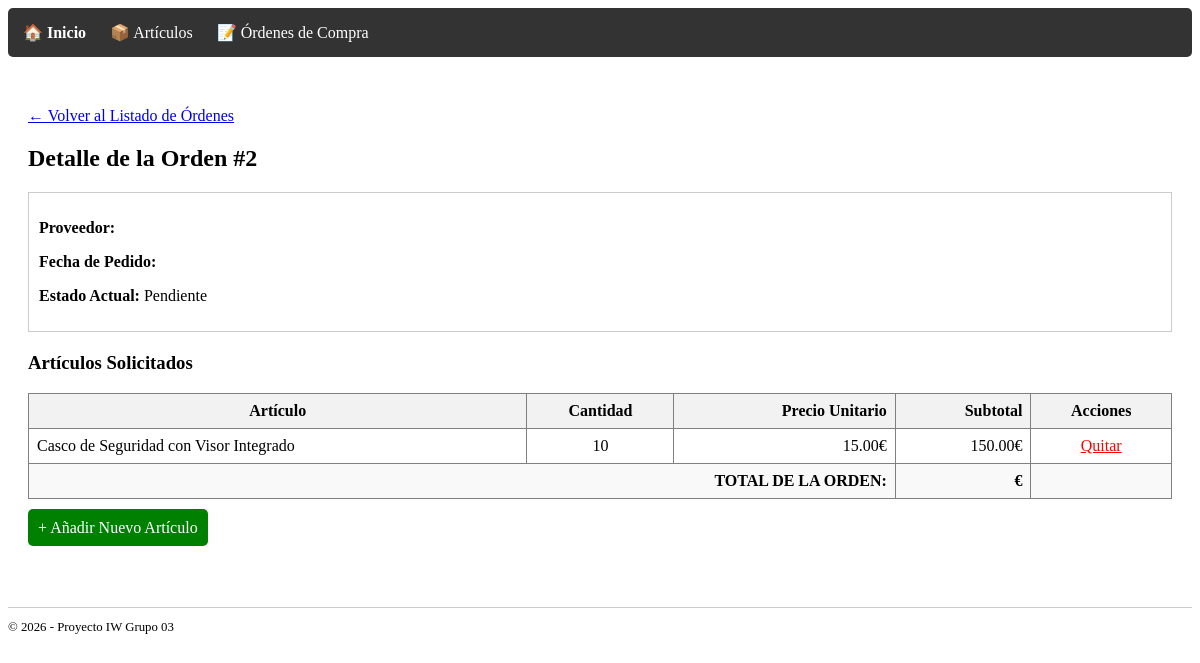
Before: /ordenes/2/ with the older database file.
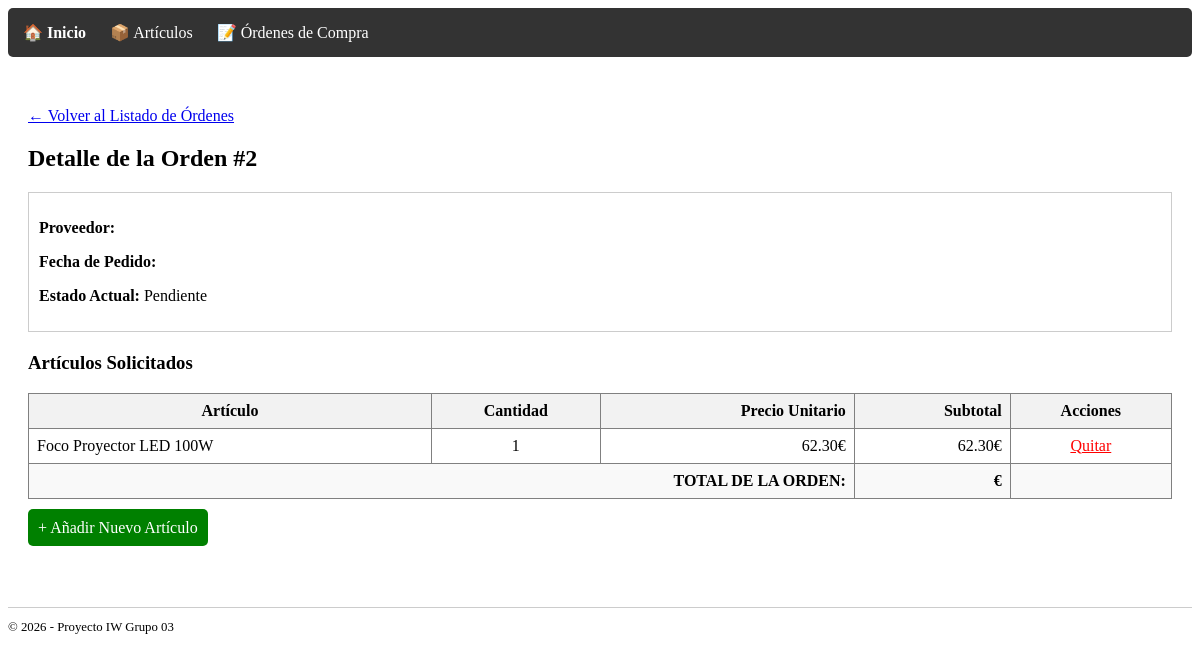
After: the same page with the newer database file.
### compras/models.py (models this page shows, shortened)
class DetalleOrden(models.Model):
    orden = models.ForeignKey(OrdenCompra, on_delete=models.CASCADE, related_name='detalles')
    articulo = models.ForeignKey(Articulo, on_delete=models.CASCADE)
    cantidad = models.PositiveIntegerField(default=1)
    precio_unitario_historico = models.DecimalField(max_digits=10, decimal_places=2)
    def subtotal(self):
        return self.cantidad * self.precio_unitario_historico

class Articulo(models.Model):
    codigo = models.CharField(max_length=20, unique=True)
    nombre = models.CharField(max_length=150)
    descripcion = models.TextField()
    categoria = models.CharField(max_length=100)
    precio_estimado = models.DecimalField(max_digits=10, decimal_places=2)

### compras/views.py (the view)
# urls.py: path('ordenes/<int:orden_id>/', views.detalle_orden, name='detalle_orden'),
def detalle_orden(request, orden_id):
    orden = get_object_or_404(OrdenCompra, pk=orden_id)
    return render(request, 'compras/detalle_orden.html', {'orden': orden})

### compras/templates/compras/detalle_orden.html (shortened to what this page needs)
{% extends 'compras/base.html' %}
{% block content %}
<div style="margin-bottom: 20px;">
    <a href="{% url 'compras:listado_ordenes' %}">← Volver al Listado de Órdenes</a>
</div>
<h2>Detalle de la Orden #{{ orden.pk }}</h2>
<div style="border: 1px solid #ccc; padding: 10px; margin-bottom: 20px;">
    <p><strong>Proveedor:</strong> {{ orden.proveedor.nombre }}</p>
    <p><strong>Fecha de Pedido:</strong> {{ orden.fecha_pedido|date:"d/m/Y" }}</p>
    <p><strong>Estado Actual:</strong> {{ orden.get_estado_display }}</p>
</div>
<h3>Artículos Solicitados</h3>
<table border="1" style="width: 100%; border-collapse: collapse;">
    <thead>
        <tr style="background-color: #f2f2f2;">
            <th style="padding: 8px;">Artículo</th>
            <th style="padding: 8px; text-align: center;">Cantidad</th>
            <th style="padding: 8px; text-align: right;">Precio Unitario</th>
            <th style="padding: 8px; text-align: right;">Subtotal</th>
            {% if orden.estado == 'pendiente' %}
            <th style="padding: 8px; text-align: center;">Acciones</th>
            {% endif %}
        </tr>
    </thead>
    <tbody>
        {% for detalle in orden.detalles.all %}
        <tr>
            <td style="padding: 8px;">{{ detalle.articulo.nombre }}</td>
            <td style="padding: 8px; text-align: center;">{{ detalle.cantidad }}</td>
            <td style="padding: 8px; text-align: right;">{{ detalle.precio_unitario_historico }}€</td>
            <td style="padding: 8px; text-align: right;">{{ detalle.subtotal }}€</td>
            {% if orden.estado == 'pendiente' %}
            <td style="padding: 8px; text-align: center;">
                <a href="{% url 'compras:eliminar_detalle' detalle.pk %}" style="color: red;">Quitar</a>
            </td>
            {% endif %}
        </tr>
        {% empty %}
        <tr>
            <td colspan="5" style="padding: 20px; text-align: center;">No hay artículos cargados en esta orden.</td>
        </tr>
        {% endfor %}
    </tbody>
    <tfoot>
        <tr style="background-color: #f9f9f9; font-weight: bold;">
            <td colspan="3" style="padding: 8px; text-align: right;">TOTAL DE LA ORDEN:</td>
            <td style="padding: 8px; text-align: right;">{{ orden.total }}€</td>
            {% if orden.estado == 'pendiente' %}<td></td>{% endif %}
        </tr>
    </tfoot>
</table>
{% if orden.estado == 'pendiente' %}
<div style="margin-top: 20px;">
    <a href="{% url 'compras:crear_detalle' orden.pk %}" style="padding: 10px; background-color: green; color: white; text-decoration: none; border-radius: 5px;">
        + Añadir Nuevo Artículo
    </a>
</div>
{% else %}
<p style="margin-top: 20px; color: orange;">
    <strong>Nota:</strong> Esta orden está cerrada y no permite modificaciones.
</p>
{% endif %}
{% endblock %}

Changed rows visible on the page:
removed DetalleOrden: articulo.nombre "Casco de Seguridad con Visor Integrado", cantidad "10", precio_unitario_historico "15.00", subtotal "150.00"
added DetalleOrden: articulo.nombre "Foco Proyector LED 100W", cantidad "1", precio_unitario_historico "62.30", subtotal "62.30"
